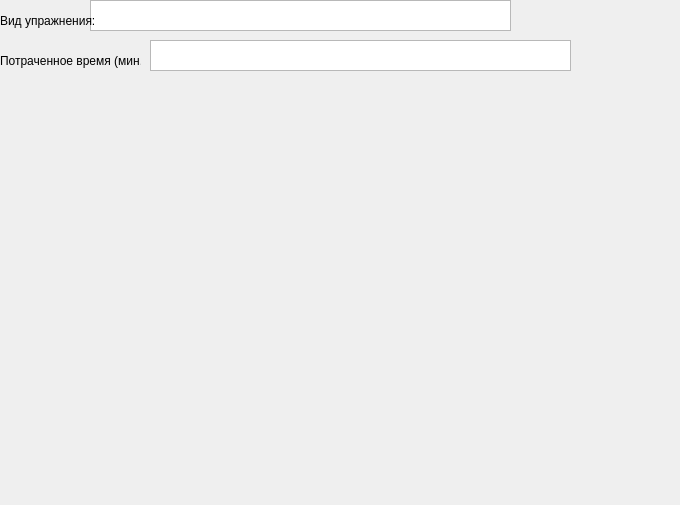
<?xml version="1.0" encoding="UTF-8"?>
<ui version="4.0">
 <class>frm_recived</class>
 <widget class="QWidget" name="frm_recived">
  <property name="geometry">
   <rect>
    <x>0</x>
    <y>0</y>
    <width>680</width>
    <height>505</height>
   </rect>
  </property>
  <property name="windowTitle">
   <string>Form</string>
  </property>
  <widget class="QTextEdit" name="textEdit">
   <property name="geometry">
    <rect>
     <x>90</x>
     <y>0</y>
     <width>421</width>
     <height>31</height>
    </rect>
   </property>
  </widget>
  <widget class="QLabel" name="label">
   <property name="geometry">
    <rect>
     <x>0</x>
     <y>10</y>
     <width>121</width>
     <height>21</height>
    </rect>
   </property>
   <property name="text">
    <string>Вид упражнения:</string>
   </property>
  </widget>
  <widget class="QLabel" name="label_2">
   <property name="geometry">
    <rect>
     <x>0</x>
     <y>50</y>
     <width>141</width>
     <height>21</height>
    </rect>
   </property>
   <property name="text">
    <string>Потраченное время (мин.)</string>
   </property>
  </widget>
  <widget class="QTextEdit" name="textEdit_2">
   <property name="geometry">
    <rect>
     <x>150</x>
     <y>40</y>
     <width>421</width>
     <height>31</height>
    </rect>
   </property>
  </widget>
 </widget>
 <resources/>
 <connections/>
</ui>
